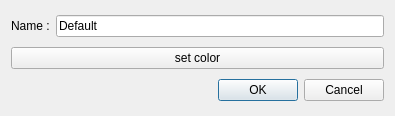
<?xml version="1.0" encoding="UTF-8"?>
<ui version="4.0">
 <class>edittag</class>
 <widget class="QDialog" name="edittag">
  <property name="geometry">
   <rect>
    <x>0</x>
    <y>0</y>
    <width>395</width>
    <height>116</height>
   </rect>
  </property>
  <property name="windowTitle">
   <string>Edit tag</string>
  </property>
  <layout class="QVBoxLayout" name="verticalLayout">
   <item>
    <layout class="QHBoxLayout" name="horizontalLayout">
     <item>
      <widget class="QLabel" name="nameLabel">
       <property name="text">
        <string>Name :</string>
       </property>
       <property name="buddy">
        <cstring>tagEdit</cstring>
       </property>
      </widget>
     </item>
     <item>
      <widget class="QLineEdit" name="tagEdit">
       <property name="text">
        <string>Default</string>
       </property>
      </widget>
     </item>
    </layout>
   </item>
   <item>
    <widget class="QPushButton" name="setColorButton">
     <property name="text">
      <string>set color</string>
     </property>
    </widget>
   </item>
   <item>
    <widget class="QDialogButtonBox" name="buttonBox">
     <property name="orientation">
      <enum>Qt::Horizontal</enum>
     </property>
     <property name="standardButtons">
      <set>QDialogButtonBox::Cancel|QDialogButtonBox::Ok</set>
     </property>
    </widget>
   </item>
  </layout>
 </widget>
 <resources/>
 <connections>
  <connection>
   <sender>buttonBox</sender>
   <signal>accepted()</signal>
   <receiver>edittag</receiver>
   <slot>accept()</slot>
   <hints>
    <hint type="sourcelabel">
     <x>248</x>
     <y>254</y>
    </hint>
    <hint type="destinationlabel">
     <x>157</x>
     <y>274</y>
    </hint>
   </hints>
  </connection>
  <connection>
   <sender>buttonBox</sender>
   <signal>rejected()</signal>
   <receiver>edittag</receiver>
   <slot>reject()</slot>
   <hints>
    <hint type="sourcelabel">
     <x>316</x>
     <y>260</y>
    </hint>
    <hint type="destinationlabel">
     <x>286</x>
     <y>274</y>
    </hint>
   </hints>
  </connection>
 </connections>
</ui>
